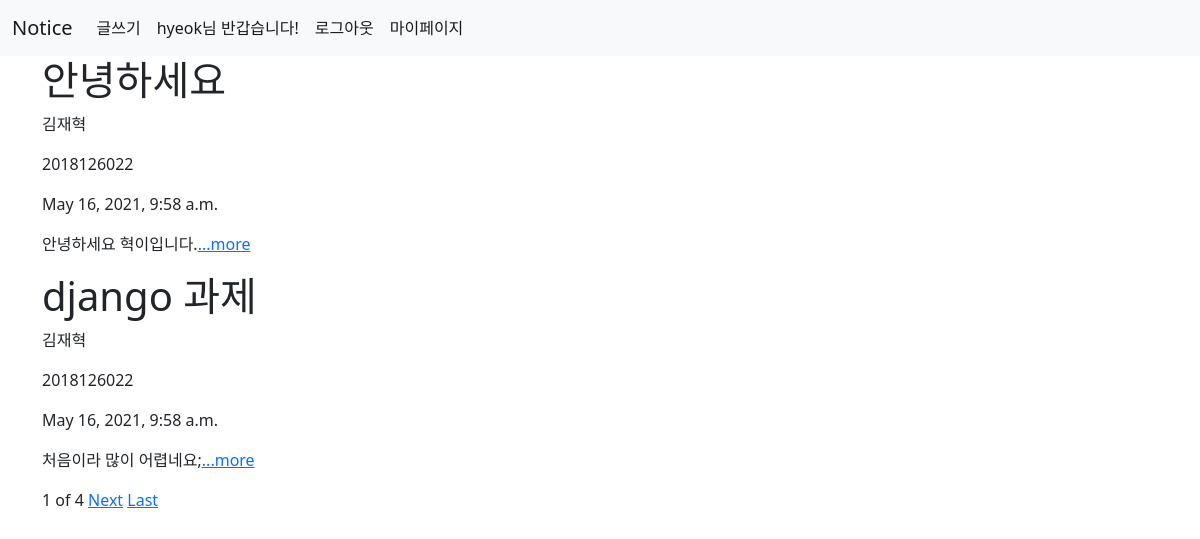
The app's page / (signed in) with its own data.
### notice/models.py (models this page shows, shortened)
class Notice(models.Model):
    title = models.CharField(max_length=100)
    writer = models.CharField(max_length=100)
    number = models.IntegerField()
    pub_date = models.DateTimeField('date published')
    body = models.TextField()
    def summary(self):
        return self.body[:100]

### notice/views.py (the view)
# urls.py: 2. Add a URL to urlpatterns:  path('', views.home, name='home')
def home(request):
    notices = Notice.objects
    notice_list = Notice.objects.all()
    paginator = Paginator(notice_list, 2)
    page = request.GET.get('page')
    posts = paginator.get_page(page)
    return render(request, 'home.html', {'notices':notices, 'posts':posts})

### notice/templates/home.html (shortened to what this page needs)
{% extends 'base.html'%}
{% block content %}
      {% for notice in posts %}
              <h1>{{notice.title}}</h1>
              <p>{{notice.writer}}</p>
              <p>{{notice.number}}</p>
              <p>{{notice.pub_date}}</p>
              <p>{{notice.summary}}<a href="{% url 'detail' notice.id %}">...more</a></p>
      {% endfor %}
    <span>{{posts.number}}</span>
    <span>of</span>
    <span>{{posts.paginator.num_pages}}</span>
    {% if posts.has_next %}
    <a href="?page={{posts.next_page_number}}">Next</a>
    <a href="?page={{posts.paginator.num_pages}}">Last</a>
  {% endif %}
  <div id="map" style="width:500px;height:400px;"></div>
  <br>
  <br>
{% endblock %}

### hyeokproject/templates/base.html (shortened to what this page needs)
<!DOCTYPE html>
<html lang="en">
<head>
    <link href="https://cdn.jsdelivr.net/npm/bootstrap@5.0.1/dist/css/bootstrap.min.css" rel="stylesheet">
</head>
<body>
    <nav class="navbar navbar-expand-lg navbar-light bg-light">
        <div class="container-fluid">
          <a class="navbar-brand" href="{% url 'home' %}">Notice</a>
          <div class="collapse navbar-collapse" id="navbarNavDropdown">
            <ul class="navbar-nav">
              {% if user.is_authenticated %}
              <li class="nav-item">
                <a class="nav-link active" aria-current="page" href="{% url 'new' %}">글쓰기</a>
              </li>
              <li class="nav-item">
                <a class="nav-link active" aria-current="page">{{user.username}}님 반갑습니다!</a>
              </li>
              <li class="nav-item">
                <a class="nav-link active" aria-current="page" href="{% url 'logout' %}">로그아웃</a>
              </li>
              <li class="nav-item">
                <a class="nav-link active" aria-current="page" href="{% url 'mypage' %}">마이페이지</a>
              {% endif %}
            </ul>
          </div>
        </div>
      </nav>
        <div class="container">
        {% block content %}
        {% endblock %}
        </div>
</body>
</html>

### records on screen
Notice: title "안녕하세요", writer "김재혁", number "2018126022", pub_date "May 16, 2021, 9:58 a.m.", summary "안녕하세요 혁이입니다."
Notice: title "django 과제", writer "김재혁", number "2018126022", pub_date "May 16, 2021, 9:58 a.m.", summary "처음이라 많이 어렵네요;"

### other values on screen
{{ user.username }} "hyeok"
{{ posts.number }} "1"
{{ posts.paginator.num_pages }} "4"
